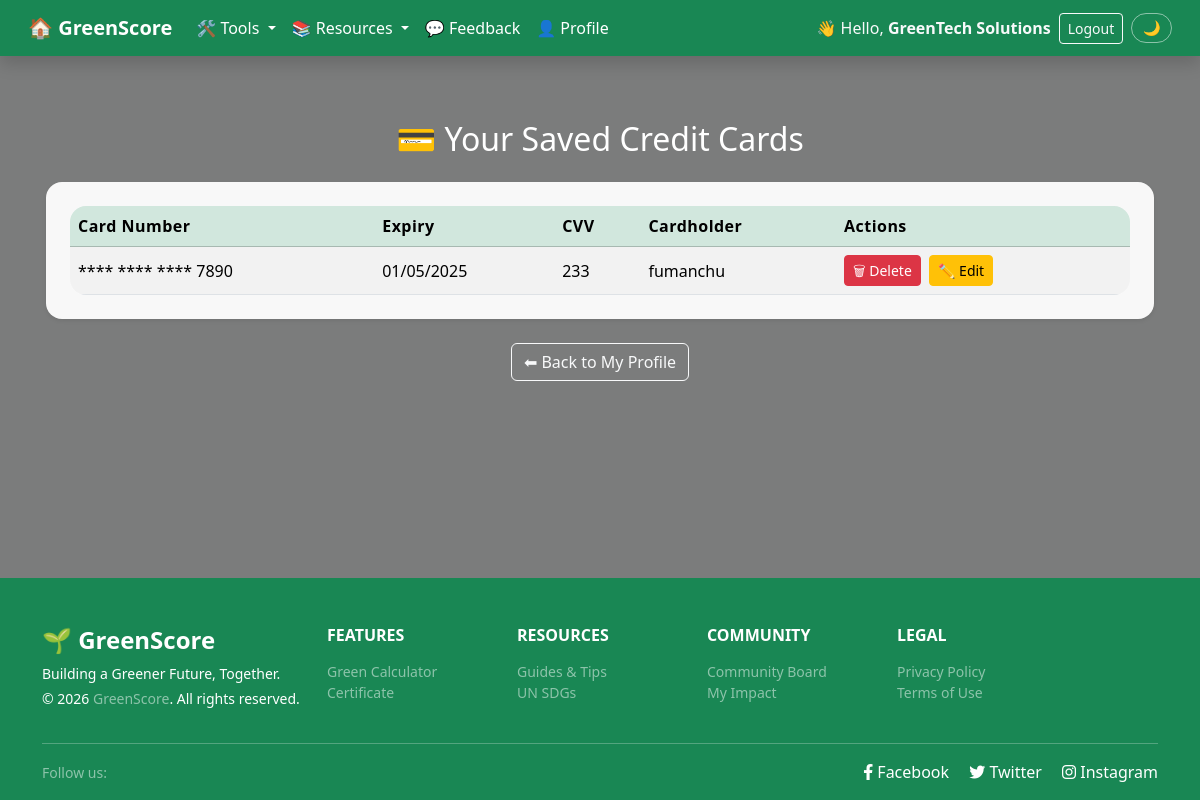
The app's page /pages/user/view_cards.php (signed in) with its own data.
### tables this page shows
CREATE TABLE `credit_cards` (
  `id` int(11) NOT NULL,
  `user_id` int(11) NOT NULL,
  `card_number` varchar(16) NOT NULL,
  `expiry_date` date NOT NULL,
  `cardholder_name` varchar(100) NOT NULL,
  `cvv` varchar(4) NOT NULL,
  `created_at` timestamp NOT NULL DEFAULT current_timestamp()
);

### pages/user/view_cards.php (the view, shortened to what this page needs)
<?php
require_once ROOT_PATH . '/includes/connect_db.php';
$b      = BASE_URL;
$userId = (int) $_SESSION['user_id'];
$stmt = mysqli_prepare($link,
    "SELECT id, card_number, expiry_date, cardholder_name, cvv
     FROM credit_cards
     WHERE user_id = ?"
);
mysqli_stmt_bind_param($stmt, 'i', $userId);
mysqli_stmt_execute($stmt);
$r    = mysqli_stmt_get_result($stmt);
$rows = mysqli_fetch_all($r, MYSQLI_ASSOC);
?>
<!DOCTYPE html>
<html lang="en">
<head>
    <?php include ROOT_PATH . '/includes/head.php'; ?>
</head>
<body class="bg-page overlay-50"
      style="background-image: url('<?= $b ?>/assets/images/forest-money.jpg'); color: #333;">
<?php include ROOT_PATH . '/includes/nav.php'; ?>
<div class="container content-wrapper">
    <h2 class="text-white text-center mb-4">💳 Your Saved Credit Cards</h2>
    <?php if (!empty($rows)): ?>
        <div class="card card-bg shadow-sm p-4 mb-4">
            <div class="table-responsive">
                <table class="table table-striped align-middle mb-0">
                    <thead class="table-success">
                        <tr>
                            <th>Card Number</th>
                            <th>Expiry</th>
                            <th>CVV</th>
                            <th>Cardholder</th>
                            <th>Actions</th>
                        </tr>
                    </thead>
                    <tbody>
                    <?php foreach ($rows as $row): ?>
                        <tr>
                            <td>**** **** **** <?= substr($row['card_number'], -4) ?></td>
                            <td><?= date('d/m/Y', strtotime($row['expiry_date'])) ?></td>
                            <td><?= htmlspecialchars($row['cvv']) ?></td>
                            <td><?= htmlspecialchars($row['cardholder_name']) ?></td>
                            <td>
                                <button class="btn btn-sm btn-danger"
                                        data-bs-toggle="modal"
                                        data-bs-target="#delModal<?= $row['id'] ?>">
                                    🗑 Delete
                                </button>
                                <button class="btn btn-sm btn-warning ms-1"
                                        data-bs-toggle="modal"
                                        data-bs-target="#editModal<?= $row['id'] ?>">
                                    ✏️ Edit
                                </button>
                            </td>
                        </tr>
                    <?php endforeach; ?>
                    </tbody>
                </table>
            </div>
        </div>
    <?php endif; ?>
    <div class="mt-4 text-center">
        <a href="<?= $b ?>/pages/user/user_account.php" class="btn btn-outline-light">
            ⬅ Back to My Profile
        </a>
    </div>
</div>
<?php include ROOT_PATH . '/includes/footer.php'; ?>
</body>
</html>

### style.css (style rules this page uses)
:root { --green-primary: #198754; --green-light: #d4edda; --green-dark: #14532d; --gray-light: #f8f9fa; --text-dark: #212529; --white: #ffffff; --card-bg: rgba(255, 255, 255, 0.95); --card-radius: 1rem; --transition: 0.2s ease; }
*, *::before, *::after { box-sizing: border-box; }
html, body { height: 100%; margin: 0; padding: 0; }
body { font-family: 'Segoe UI', Tahoma, Geneva, Verdana, sans-serif; background-color: var(--gray-light); color: var(--text-dark); display: flex; flex-direction: column; }
body.bg-page { background-size: cover; background-position: center; background-repeat: no-repeat; background-attachment: fixed; position: relative; }
body.overlay-50::before, body.overlay-60::before { content: ''; position: fixed; inset: 0; z-index: 0; pointer-events: none; }
body.overlay-50::before { background: rgba(0, 0, 0, 0.5); }
.content-wrapper { flex: 1; padding: 4rem 1rem; position: relative; z-index: 1; }
.card-bg { background: var(--card-bg); border-radius: var(--card-radius); box-shadow: 0 4px 16px rgba(0, 0, 0, 0.12); }
.card { border-radius: var(--card-radius); border: none; box-shadow: 0 4px 12px rgba(0, 0, 0, 0.1); }
.table { border-radius: var(--card-radius); overflow: hidden; }
.table thead th { font-weight: 600; letter-spacing: 0.03em; }

### records on screen
credit_cards: card_number "7890", expiry_date "01/05/2025", cvv "233", cardholder_name "fumanchu"

### other values on screen
$_SESSION['username'] "GreenTech Solutions"
